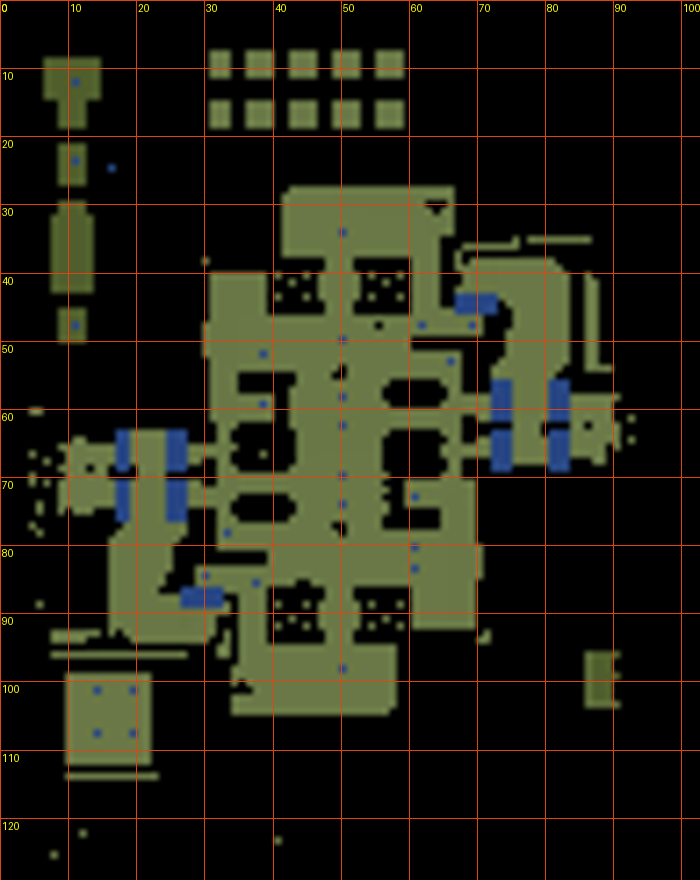
#> input picture .repair-stage/city-crop.png, 700 x 880 px
$ python -i icons.py   (imports and definitions only)
#> lines starting #> are read from the running program, lines starting #| are printed output that depends on the picture
### tools/mpq.py
import struct, zlib, bz2


def _crypt_table():
    t = [0] * 0x500
    seed = 0x00100001
    for i in range(0x100):
        idx = i
        for _ in range(5):
            seed = (seed * 125 + 3) % 0x2AAAAB
            a = (seed & 0xFFFF) << 16
            seed = (seed * 125 + 3) % 0x2AAAAB
            b = seed & 0xFFFF
            t[idx] = a | b
            idx += 0x100
#> further down, picture is the input picture: PIL image 700x880 RGB; mean R, G, B 33.9, 33.7, 20.1
    return t


CT = _crypt_table()


# [32 lines left out: functions hs, decrypt, encrypt, not called in this run]


F_IMPLODE, F_COMPRESS, F_ENCRYPT, F_FIXKEY = 0x100, 0x200, 0x10000, 0x20000
F_SINGLE, F_CRC, F_EXISTS = 0x1000000, 0x4000000, 0x80000000


# [19 lines left out: function decompress, not called in this run]


class MPQ:
    # [72 lines left out: functions __init__, find, read_block, read, not called in this run]

### .gem-stage/tools/icons.py
# Item icons in the style of KVCT / VLKT (both by Silva.Fox): the icons are copied from the KVCT map into
# src\map\war3mapImported\kv\ (so every player has them, no external data pack) and set on the items.
#   hats / armors: KVCT "Anh Hung" non / ao icons, colour by tier (blue..gold), alternating the two sets
#   boots: KVCT TBDH set (5 colours = 5 tiers); weapons: KVCT icon of the same weapon type, brighter by tier
#   cloaks, Thuy tinh, gems, Bi Pho, potions...: the KVCT item of the same kind
# Run after describe.py (it changes only iico).
import io, os, re, struct, sys

sys.path.insert(0, os.path.dirname(__file__))
import objdata
from PIL import Image
from mpq import MPQ
from gameplay_items import items, plain
import gameplay

SRC = os.path.join(os.path.abspath(os.path.join(os.path.dirname(__file__), "..")), "src", "map")
KVCT = r"D:\kvct-dev\work\base.w3x"
DST = "war3mapImported\\kv\\"
BS = chr(92)

WEAPON_TYPES = [
    ("kiem", "kiem"),
    ("song dao", "dao"),
    ("phien", "tutien"),
    ("ba tieu", "tutien"),
    ("mau", "thuong"),
    ("thuong", "thuong"),
    ("san", "con"),
    ("soc", "truongdao"),
    ("phu", "chuy"),
    ("hoan", "phitieu"),
    ("duyen", "phidao"),
    ("phach phong", "daidao"),
    ("than dao", "daidao"),
    ("loan dao", "dao"),
    ("dao", "dao"),
]
VK_LEVEL = {1: 2, 2: 6, 3: 10, 4: 14, 5: 18}
MISC = {  # item id -> KVCT vatpham id
    "I00W": 61,  # Thuy tinh
    "I06J": 60,
    "I06K": 212,
    "I06L": 231,
    "I06M": 230,
    "I06P": 66,
    "I06Q": 67,
    "I06U": 68,
    "I06W": 62,
    "I06S": 274,
    "I017": 232,
    "I00P": 370,
    "I00R": 6,
    "I00S": 46,
    "I00J": 356,
    "lmbr": 356,  # Kim Nguyen Bao
    "phea": 385,
    "pghe": 386,
    "pman": 387,
    "pgma": 388,
    "I00M": 389,
    "pres": 390,
    "I01C": 404,
    "I06G": 159,
    "manh": 159,
    "tdex": 174,
    "tint": 174,
    "tstr": 174,
}
CLOAK_ICONS = ["Icon_PP1_2", "Icon_PP1_4", "Icon_PP1_7", "Icon_PP1_11", "Icon_PP2_15"]


def blp_size(data):
    return struct.unpack_from("<2I", data, 12)


def blp1_palette(im, side=64):
    """64x64 BLP1, 256-colour palette + 8-bit alpha, full mipmap chain (64..1). The 1.31 game shows a
    green square for a texture whose sides are not powers of two (some KVCT item icons are 44 or 56 px,
    KVCT draws them in its own UI frames)."""
#> called with side = 64
    im = im.convert("RGBA").resize((side, side), Image.LANCZOS)
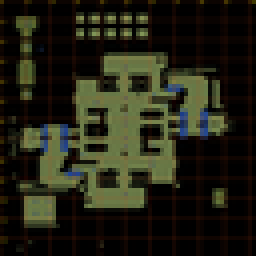
#> im: PIL image 64x64 RGBA (shown 4 times larger); mean R, G, B, A 34.5, 34.2, 20.4, 255
    pal_img = im.convert("RGB").quantize(256, method=Image.Quantize.MEDIANCUT)
    pal = pal_img.getpalette()[:768] + [0] * (768 - len(pal_img.getpalette()[:768]))
#> pal = 768 values, max 145 at index 1, min 0 at index 596, mean 43.14
    palette = b"".join(struct.pack("<4B", pal[3 * i + 2], pal[3 * i + 1], pal[3 * i], 0) for i in range(256))
    mips, size = [], side
    while size >= 1:
        m = im.resize((size, size), Image.LANCZOS) if size != side else im
        idx = m.convert("RGB").quantize(palette=pal_img, dither=Image.Dither.NONE).tobytes()
        mips.append(idx + m.getchannel("A").tobytes())
        size //= 2
#> this loop made 7 passes
#> pass 2, in blp1_palette, `m = im.resize((size, size), Image.LANCZOS) if size != side else im`:
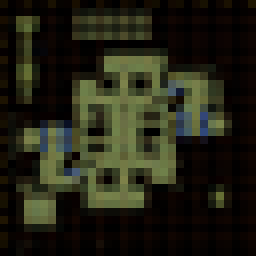
#> m: PIL image 32x32 RGBA (shown 8 times larger); mean R, G, B, A 34.8, 34.5, 20.6, 255
#> pass 3, in blp1_palette, `m = im.resize((size, size), Image.LANCZOS) if size != side else im`:
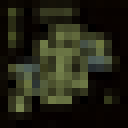
#> m: PIL image 16x16 RGBA (shown 8 times larger); mean R, G, B, A 34.6, 34.7, 20.7, 255
#> after the loop, mips = 7 items; size = 0
    head = 4 + 4 * 6 + 64 + 64
    offs, sizes, pos = [], [], head + len(palette)
#> offs = []; sizes = []; pos = 1180
    for d in mips:
        offs.append(pos)
        sizes.append(len(d))
        pos += len(d)
#> this loop made 7 passes
#> pos on passes 1 to 7: 9372, 11420, 11932, 12060, 12092, 12100, 12102
#> after the loop, offs = [1180, 9372, 11420, 11932, 12060, 12092, 12100]; pos = 12102; sizes = [8192, 2048, 512, 128, 32, 8, 2]
    offs += [0] * (16 - len(offs))
#> offs = [1180, 9372, 11420, 11932, 12060, 12092, 12100, 0, 0, 0, 0, 0, 0, 0, 0, 0]
    sizes += [0] * (16 - len(sizes))
#> sizes = [8192, 2048, 512, 128, 32, 8, 2, 0, 0, 0, 0, 0, 0, 0, 0, 0]
    return (
        b"BLP1"
        + struct.pack("<6I", 1, 8, side, side, 4, 1)
        + struct.pack("<16I", *offs)
        + struct.pack("<16I", *sizes)
        + palette
        + b"".join(mips)
    )


# [112 lines left out: functions weapon_type, icon_for, main, not called in this run]


# [2 lines not run here, left out]

>>> from PIL import Image
>>> picture = Image.open('../../.repair-stage/city-crop.png')
>>> result = blp1_palette(picture)
